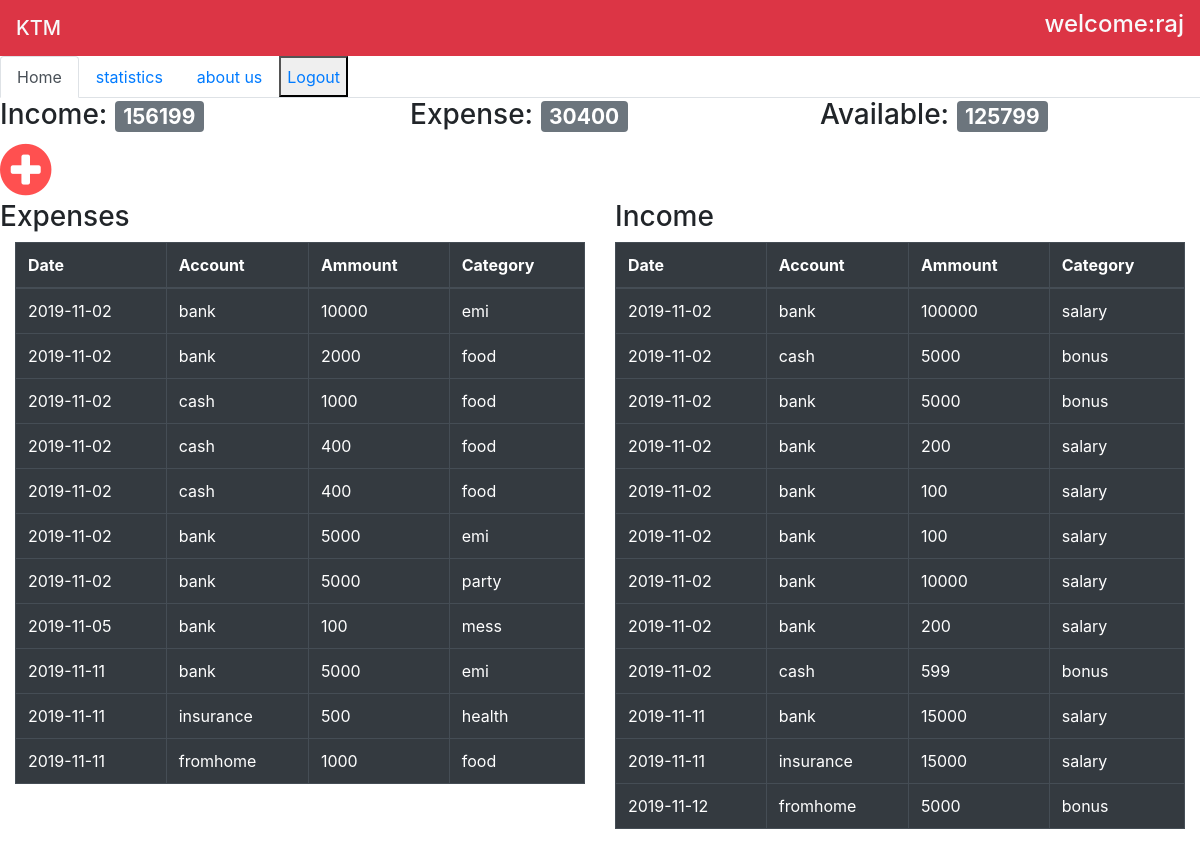
Page /home.php (signed in) on the committed database.
### tables this page shows
CREATE TABLE `etrans` (
  `userid` int(11) NOT NULL,
  `date` date NOT NULL,
  `account` varchar(10) NOT NULL,
  `amount` int(10) NOT NULL,
  `category` varchar(20) NOT NULL
);

CREATE TABLE `itrans` (
  `userid` int(11) NOT NULL,
  `date` date NOT NULL,
  `account` varchar(10) NOT NULL,
  `amount` int(10) NOT NULL,
  `category` varchar(20) NOT NULL
);

### home.php (the view, shortened to what this page needs)
<?php
if (strlen($_SESSION['id']==0)) {
  header('location:logout.php');
  } else{
?>
<html lang="en">
  <head>
    <link rel="stylesheet" href="https://cdnjs.cloudflare.com/ajax/libs/font-awesome/4.7.0/css/font-awesome.min.css">
    <link rel="stylesheet" href="https://stackpath.bootstrapcdn.com/bootstrap/4.3.1/css/bootstrap.min.css">
  </head>
  <body>
  <nav class="navbar navbar-light bg-danger">
  <span class="navbar-brand mb-0 h1 text-light">KTM</span>
  <span class="h4 text-light">welcome:<?php echo $_SESSION['name'];?> </span>
  </nav>
<nav>
  <div class="nav nav-tabs " id="nav-tab" role="tablist">
    <a class="nav-item nav-link active" id="nav-home-tab" data-toggle="tab" href="#nav-home" role="tab" aria-controls="nav-home" aria-selected="true">Home</a>
    <a class="nav-item nav-link" id="nav-profile-tab" data-toggle="tab" href="#nav-profile" role="tab" aria-controls="nav-profile" aria-selected="false">statistics</a>
    <a class="nav-item nav-link" id="nav-contact-tab" data-toggle="tab" href="#nav-contact" role="tab" aria-controls="nav-contact" aria-selected="false">about us</a>
    <button><a href="logout.php">Logout</a></button>
  </div>
</nav>
<div class="tab-content " id="nav-tabContent">
  <div class="tab-pane fade show active" id="nav-home" role="tabpanel" aria-labelledby="nav-home-tab">
    <div class="row ">
    <div class="col-sm">
      <h3 >Income: <span class="badge badge-secondary"><?php
require 'dbconnection.php';
$query = "SELECT * FROM `itrans` where userid= '{$_SESSION['id']}' ";
$sum=0;
if ($is_query_run = mysqli_query($con,$query))
{
    while ($query_executed = mysqli_fetch_assoc ($is_query_run))
    {
    $sum +=  $query_executed['amount'];
    }
      echo $sum;
}
else
{
    echo "Error in execution";
}
?>       </span> </h3>
    </div>
    <div class="col-sm">
       <h3>Expense: <span class="badge badge-secondary"><?php
$query = "SELECT * FROM `etrans` where userid= '{$_SESSION['id']}' ";
$sum=0;
if ($is_query_run = mysqli_query($con,$query))
{
    while ($query_executed = mysqli_fetch_assoc ($is_query_run))
    {
    $sum +=  $query_executed['amount'];
    }
      echo $sum;
}
else
{
    echo "Error in execution";
}
?>
      </span> </h3>
    </div>
    <div class="col-sm">
      <h3>Available: <span class="badge badge-secondary">
            <?php
$query = "SELECT * FROM `etrans` where userid= '{$_SESSION['id']}' ";
$sum=0;
if ($is_query_run = mysqli_query($con,$query))
{
    while ($query_executed = mysqli_fetch_assoc ($is_query_run))
    {
    $sum +=  $query_executed['amount'];
  }
}
else
{
    echo "Error in execution";
}
$query2 = "SELECT * FROM `itrans` where userid= '{$_SESSION['id']}' ";
$sum2=0;
if ($is_query_run = mysqli_query($con,$query2))
{
    while ($query_executed = mysqli_fetch_assoc ($is_query_run))
    {
    $sum2 +=  $query_executed['amount'];
    }
      $out =$sum2 - $sum;
      echo $out;
}
else
{
    echo "Error in execution";
}
?>
             </span> </h3>
    </div>
  </div>
  <a href="t2.php"> <i class="fa fa-plus-circle" style="font-size:60px;color:#ff5050"></i></a>
   <div class="row ">
    <div class="col-sm">
      <h3 >Expenses</h3>
    </div>
    <div class="col-sm">
       <h3>Income</h3>
    </div>
  </div>
    <div class="container-fluid">
  <div class="row ">
    <div class="col">
      <table class="table table-bordered table-dark">
  <thead>
    <tr>
      <th scope="col">Date</th>
      <th scope="col">Account</th>
      <th scope="col">Ammount</th>
      <th scope="col">Category</th>
    </tr>
  </thead>
  <tbody>
    <?php
$query = "SELECT * FROM `etrans` where userid= '{$_SESSION['id']}'";
if ($is_query_run = mysqli_query($con,$query))
{
    while ($query_executed = mysqli_fetch_assoc ($is_query_run))
    {
        echo "<tr><td>". $query_executed['date']."</td>";
        echo "<td>". $query_executed['account']."</td>";
        echo "<td>". $query_executed['amount']."</td>";
        echo "<td>". $query_executed['category']."</td></tr>";
    }
}
else
{
    echo "Error in execution";
}
?>
  </tbody>
</table>
    </div>
    <div class="col">
        <table class="table table-bordered table-dark">
  <thead>
    <tr>
      <th scope="col">Date</th>
      <th scope="col">Account</th>
      <th scope="col">Ammount</th>
      <th scope="col">Category</th>
    </tr>
  </thead>
  <tbody>
    <?php
$query = "SELECT * FROM `itrans` where userid= '{$_SESSION['id']}' ";
if ($is_query_run = mysqli_query($con,$query))
{
    while ($query_executed = mysqli_fetch_assoc ($is_query_run))
    {
        echo "<tr><td>". $query_executed['date']."</td>";
        echo "<td>". $query_executed['account']."</td>";
        echo "<td>". $query_executed['amount']."</td>";
        echo "<td>". $query_executed['category']."</td></tr>";
    }
}
else
{
    echo "Error in execution";
}
?>
  </tbody>
</table>
    </div>
   </div>
 </div>
</div>
</div>
  </body>
</html>
<?php } ?>

### rows in the picture
etrans: date "2019-11-02", account "bank", amount "10000", category "emi"
etrans: date "2019-11-02", account "bank", amount "2000", category "food"
etrans: date "2019-11-02", account "cash", amount "1000", category "food"
etrans: date "2019-11-02", account "cash", amount "400", category "food"
etrans: date "2019-11-02", account "cash", amount "400", category "food"
etrans: date "2019-11-02", account "bank", amount "5000", category "emi"
etrans: date "2019-11-02", account "bank", amount "5000", category "party"
etrans: date "2019-11-05", account "bank", amount "100", category "mess"
etrans: date "2019-11-11", account "bank", amount "5000", category "emi"
etrans: date "2019-11-11", account "insurance", amount "500", category "health"
etrans: date "2019-11-11", account "fromhome", amount "1000", category "food"
itrans: date "2019-11-02", account "bank", amount "100000", category "salary"
itrans: date "2019-11-02", account "cash", amount "5000", category "bonus"
itrans: date "2019-11-02", account "bank", amount "5000", category "bonus"
itrans: date "2019-11-02", account "bank", amount "200", category "salary"
itrans: date "2019-11-02", account "bank", amount "100", category "salary"
itrans: date "2019-11-02", account "bank", amount "100", category "salary"
itrans: date "2019-11-02", account "bank", amount "10000", category "salary"
itrans: date "2019-11-02", account "bank", amount "200", category "salary"
itrans: date "2019-11-02", account "cash", amount "599", category "bonus"
itrans: date "2019-11-11", account "bank", amount "15000", category "salary"
itrans: date "2019-11-11", account "insurance", amount "15000", category "salary"
itrans: date "2019-11-12", account "fromhome", amount "5000", category "bonus"

### other values in the picture
$_SESSION['name'] "raj"
$sum "156199"
$sum "30400"
$out "125799"
